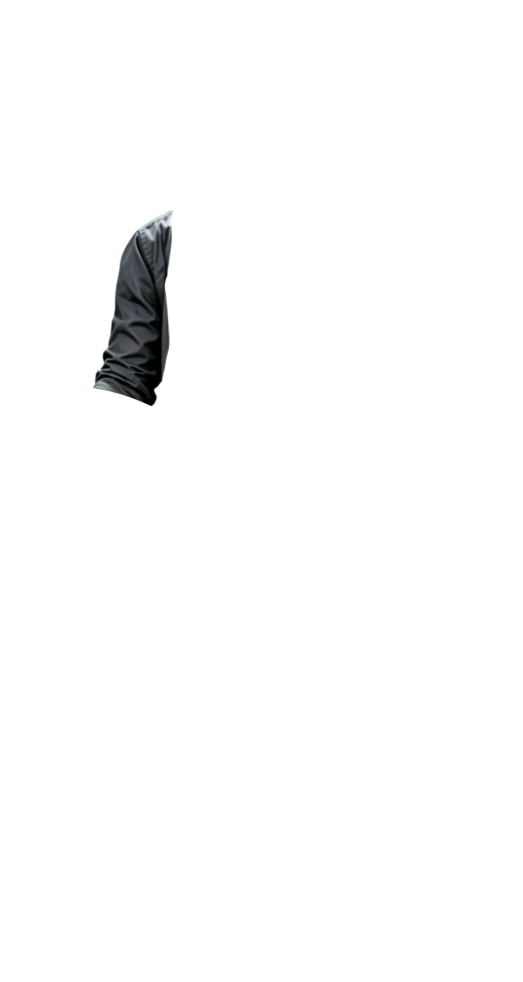
#> input picture .workbuddy/tmp/海猫_抠图_修复前/猫的左臂.png, 1568 x 2944 px (shown at 1/3 size)
$ python -i measure-limb-axes.py   (imports and definitions only)
#> lines starting #> are read from the running program, lines starting #| are printed output that depends on the picture; after the words box and inside, x2 and y2 are one past the last pixel; in counts of white or black regions, pixels touching at a corner belong together
#!/usr/bin/env python3
# ============================================================
# measure-limb-axes —— 测肢体中轴，求关节锚点，并**保证纹理连得上**
# ============================================================
# 用户回读 2026-10-01 的两条硬要求：
#   ① "我的纹理初始状态，各个部位都是有一定倾斜度的"
#      实测中轴倾角：上臂 7°/3°、前臂+手 31°、大腿 8°、小腿 9°/8°、躯干 0.8°、头 0.6°。
#      ⇒ bbox 重叠区中心当锚点对斜肢体不成立（肩会落进上臂中点，肘会落在矩形中心）。
#   ② "最起码各个肢体的关节必须连起来"
#      ⇒ 锚点必须落在**父/子两张贴图的 alpha 内部**（带余量），否则一转就露缝。
#
# 算法（全部来自像素，无手调）：
#   ① 逐行取 alpha 覆盖区间中点 x̄(y)、行宽 w(y)，按 w 加权最小二乘拟合中轴直线；
#   ② 锚点三级候选，依次降级，取第一个"在父子 alpha 内部且余量 ≥ MARGIN"的：
#      a) 父/子都是肢体且中轴**不近平行**（|Δk| ≥ 0.02）⇒ 两中轴直线求交（真实铰链位置）；
#      b) 父是躯干（肩、髋）⇒ 子肢体近端端心沿中轴向内 6% 轴长（保证在子贴图内部）；
#      c) 兜底 ⇒ 从子肢体近端端心沿中轴逐 1% 向内扫，取第一个在父子 alpha 内部的点。
#   ③ 余量 = min(该行 alpha 左右内缩距离, 该列 alpha 上下内缩距离)；
#      颈沿用 parts.json 的锚点（头是球形，重叠中心已对），但同样要过余量检查。
#
# 输出 src/data/limbAxes.json：skeleton.ts 消费 anchors；verify-core 钉住余量 ≥ 0。
# 跑法：python tools/measure-limb-axes.py
import json
import math
import os
import sys

from PIL import Image

# [1 line not run here, left out]

ROOT = os.path.dirname(os.path.dirname(os.path.abspath(__file__)))
SRC_DIR = r"C:\Users\22641\Desktop\游戏素材\ui页面\海猫_抠图"
OUT = os.path.join(ROOT, "src", "data", "limbAxes.json")
META_PATH = os.path.join(ROOT, "src", "data", "parts.json")

# 锚点距贴图轮廓的最小内缩（画布 px）。**分关节取值**：
#   · 肩/髋是大摆角球窝关节（肩 -95~80°、髋 -80~60°）⇒ 锚点必须**深**在肢体里，
#     否则摆出去时肢体上缘绕锚点扫出缝隙（源图里上臂顶只是一小撮 sliver，锚点贴边必露缝）。
#   · 肘/膝是链内铰链，摆角小、两侧贴图重叠很宽 ⇒ 6px 足够。
MARGIN_DEFAULT = 6.0   # 颈：球形头与躯干重叠很宽
MARGIN_HINGE = 8.0     # 肘：链内铰链
MARGIN_KNEE = 20.0     # 膝：见下面注释
# 膝：要求 20px（12.8mm）。用 4px 会把锚点顶在大腿贴图/胶囊的**端面**上 ——
#   实测越界 5.5mm（verify-core 报 10.9mm），而且膝一轉就露缝。
MARGIN_BALL = 25.0
BALL_JOINTS = ("shoulder_l", "shoulder_r", "hip_l", "hip_r")
KNEE_JOINTS = ("knee_l", "knee_r")
ELBOW_JOINTS = ("elbow_l", "elbow_r")
INWARD = 0.06       # 从近端端心沿中轴向内的比例（保证锚点严格在子贴图内部）
NEAR_PARALLEL = 0.02

FILES = {
    "arm_l": "猫的左臂.png",
    "arm_r": "猫的右臂.png",
    "hand_l": "猫的左手.png",
    "hand_r": "猫的右手.png",
    "thigh_l": "猫的左大腿.png",
    "thigh_r": "猫的右大腿.png",
    "shin_l": "猫的左小腿.png",
    "shin_r": "猫的右小腿.png",
    "torso": "猫的身体.png",
    "head": "猫的头.png",
}
# 关节：名字, 父刚体, 子刚体
CHAINS = [
    ("neck", "torso", "head"),
    ("shoulder_l", "torso", "arm_l"),
    ("shoulder_r", "torso", "arm_r"),
    ("elbow_l", "arm_l", "hand_l"),
    ("elbow_r", "arm_r", "hand_r"),
    ("hip_l", "torso", "thigh_l"),
    ("hip_r", "torso", "thigh_r"),
    ("knee_l", "thigh_l", "shin_l"),
    ("knee_r", "thigh_r", "shin_r"),
]


_MASK_CACHE = {}


def load_mask(path):
    """返回 (行区间 dict, 列区间 dict)。**带缓存**：全画布 4.6M 像素/部件，
    main + measure_paw + 骨轴重拟合会各要一次，不缓存要跑 3 分钟。"""
    if path in _MASK_CACHE:
        return _MASK_CACHE[path]
    r = _load_mask_uncached(path)
    _MASK_CACHE[path] = r
    return r


def _load_mask_uncached(path):
    """行/列覆盖区间。★ 全部用 PIL 的 C 级 `crop().getbbox()` 逐行/逐列取范围，
    不用 Python 逐像素循环 —— 全画布 1568x2944 = 460 万像素/部件，
    纯 Python 要 15~20 s/部件（10 个部件 3 分钟，还容易被中断）。
    （别用 transpose 推列：ROTATE_90 的行列映射和直觉相反，这里踩过。）"""
#> called with path = '../../.workbuddy/tmp/海猫_抠图_修复前/猫的左臂.png'
    im = Image.open(path).convert("RGBA").split()[3].point(lambda v: 255 if v > 8 else 0)
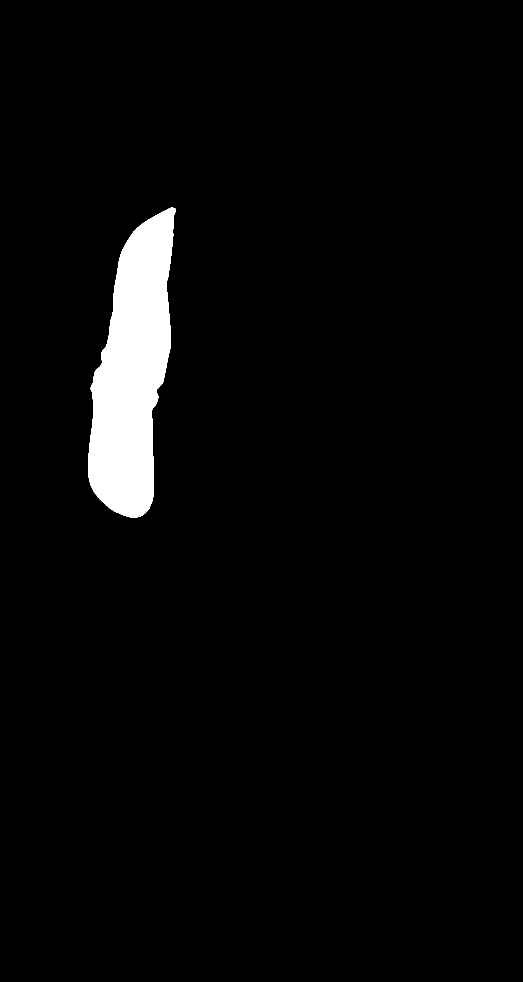
#> im: PIL image 1568x2944 L (shown at 1/3 size); 3.4% white; 1 white region, box (x1, y1, x2, y2) and area: (264, 623, 526, 1553) 154898
    W, H = im.size
#> W = 1568; H = 2944
    rows = {}
    for y in range(H):
        bb = im.crop((0, y, W, y + 1)).getbbox()
        if bb:
            rows[y] = (bb[0], bb[2] - 1)
#> after the loop, rows = 930 items
    cols = {}
    for x in range(W):
        bb = im.crop((x, 0, x + 1, H)).getbbox()
        if bb:
            cols[x] = (bb[1], bb[3] - 1)
#> after the loop, cols = 262 items
    return rows, cols


# [15 lines left out: function margin_at, not called in this run]


def row_profile(path):
    """逐行 (y, 覆盖中点 x, 覆盖宽度)。复用掩膜的行区间（不重复扫像素）。"""
    rows, _ = load_mask(path)
#> rows = 930 items
    return [(y, (lo + hi) / 2, hi - lo + 1) for y, (lo, hi) in rows.items() if hi - lo + 1 > 3]


# [217 lines left out: functions fit_axis, axis_line, intersect, inward_point, topmost_overlap, best_overlap and 4 more, not called in this run]


# ---------------------------------------------------------------- 左右对称化
# 源图**左右不等**（用户回读："有一个大腿是侧偏的"）：肩锚点 y 664 vs 743（差 79px）、
# 髋 z 差 35mm、大腿长 0.429 vs 0.443m、脚掌侧向半宽 165 vs 153px。
# 骨架**必须对称**，否则平衡/步态/适应度全带偏 ⇒ 逐对做**镜像平均**：
#   x_sym = 画布中线 − (|x_L − 中线| + |x_R − 中线|)/2，y 取两侧平均。
# 纹理仍然按素材原位摆（用户："纹理是不能动的，要动骨骼"），
# 于是每侧纹理与骨骼之间留一个**对称**的残差 —— 这就是骨架该有的样子。
PAIRS = [("shoulder_l", "shoulder_r"), ("elbow_l", "elbow_r"),
         ("hip_l", "hip_r"), ("knee_l", "knee_r")]
PART_PAIRS = [("arm_l", "arm_r"), ("hand_l", "hand_r"),
              ("thigh_l", "thigh_r"), ("shin_l", "shin_r")]


# [2 lines not run here, left out]


# [199 lines left out: functions symmetrize_axes, symmetrize_anchors, main, not called in this run]


# [2 lines not run here, left out]

>>> result = row_profile('../../.workbuddy/tmp/海猫_抠图_修复前/猫的左臂.png')
#> result = 930 items, first 6: (623, 515.5, 8), (624, 516.5, 14), (625, 516.5, 18), (626, 515, 21), (627, 514.5, 22), (628, 513.5, 24)
